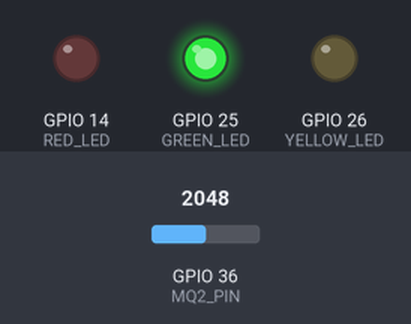
The sketch below on a simulated ESP32. Parts: output pins drawn as LEDs (lit = HIGH). Inputs (shaded band) come from the test bench; at power-on: GPIO 36 (MQ2_PIN) = 2048. What the sketch prints to the serial monitor is not drawn.

Above: at 1.8 s.
1.9 s: GPIO 36 (MQ2_PIN) set to 3445
3.4 s: GPIO 36 (MQ2_PIN) set to 3569
At 4.3 s:
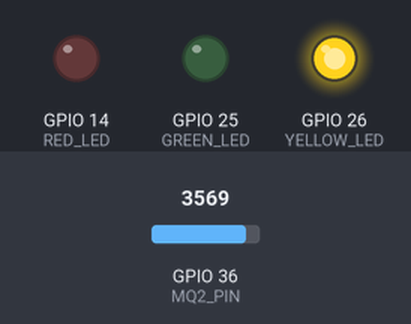
5.5 s: GPIO 36 (MQ2_PIN) set to 3603
At 7.0 s:
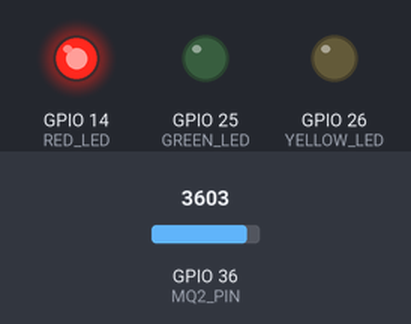
7.5 s: GPIO 36 (MQ2_PIN) set to 3460
At 8.6 s:
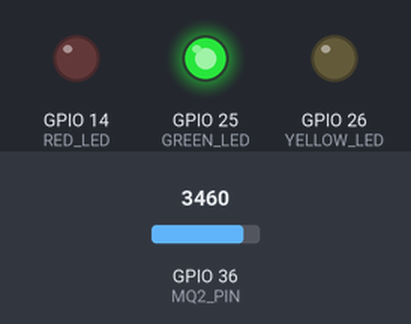
9.5 s: GPIO 36 (MQ2_PIN) set to 3540
At 11.4 s:
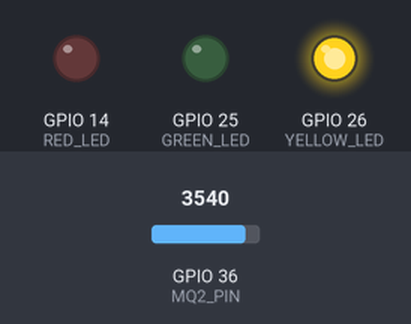
Timing chart, 0 to 12.5 s (numbered marks = the images above; inputs shaded):
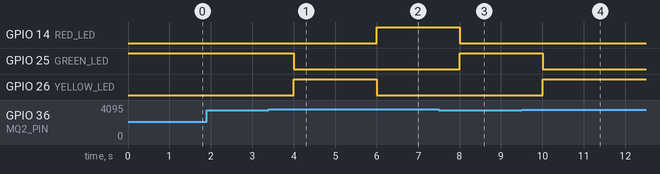

The sketch:

MQ2_Gas_Sensor.ino
```cpp
#define MQ2_PIN 36     // Analog input pin for MQ2 Gas Sensor
#define GREEN_LED 25   // Green LED (Safe Gas Level)
#define YELLOW_LED 26  // Yellow LED (Moderate Gas Level)
#define RED_LED 14     // Red LED (High Gas Level)

void setup() {
  Serial.begin(115200);
  pinMode(MQ2_PIN, INPUT);
  pinMode(GREEN_LED, OUTPUT);
  pinMode(YELLOW_LED, OUTPUT);
  pinMode(RED_LED, OUTPUT);

  // Enable full voltage range for ESP32 ADC
  analogSetPinAttenuation(MQ2_PIN, ADC_11db);

  // Ensure LEDs start in the correct state
  digitalWrite(GREEN_LED, HIGH);   // Green LED ON at start (Safe)
  digitalWrite(YELLOW_LED, LOW);   // Yellow LED OFF at start
  digitalWrite(RED_LED, LOW);      // Red LED OFF at start

  Serial.println("MQ-2 Gas Sensor Test");
}

void loop() {
  int rawValue = analogRead(MQ2_PIN);  // Read ADC value
  float voltage = rawValue * (3.3 / 4095.0);  // Convert ADC value to voltage

  Serial.print("Raw ADC Value: ");
  Serial.print(rawValue);
  Serial.print(" | Voltage: ");
  Serial.print(voltage);
  Serial.println("V");

  // Define Gas level thresholds based on ADC readings
  if (rawValue < 3500) {  // Safe Gas Level
    Serial.println("🟢 Safe Gas Level ✅");
    digitalWrite(GREEN_LED, HIGH);  // Green LED ON
    digitalWrite(YELLOW_LED, LOW);  // Yellow LED OFF
    digitalWrite(RED_LED, LOW);     // Red LED OFF
  }
  else if (rawValue >= 3500 && rawValue < 3600) {  // Moderate Gas Level
    Serial.println("🟡 Moderate Gas Level ⚠️");
    digitalWrite(GREEN_LED, LOW);   // Green LED OFF
    digitalWrite(YELLOW_LED, HIGH); // Yellow LED ON
    digitalWrite(RED_LED, LOW);     // Red LED OFF
  }
  else {  // High Gas Level
    Serial.println("🔴 HIGH GAS LEVEL DETECTED! 🚨");
    digitalWrite(GREEN_LED, LOW);   // Green LED OFF
    digitalWrite(YELLOW_LED, LOW);  // Yellow LED OFF
    digitalWrite(RED_LED, HIGH);    // Red LED ON
  }

  delay(1000);  // Wait before next reading
}
```

Measured:
- the behaviour switches between 3499 and 3500 on GPIO 36 (MQ2_PIN) (found by bisection; images 0 and 1)
- after the input at 1.9 s, every drawn part: stays the same
- after the input at 3.4 s, GPIO 25 (GREEN_LED): HIGH → LOW after 0.60 s; GPIO 26 (YELLOW_LED): LOW → HIGH after 0.60 s
- after the input at 5.5 s, GPIO 14 (RED_LED): LOW → HIGH after 0.51 s; GPIO 26 (YELLOW_LED): HIGH → LOW after 0.51 s
- after the input at 7.5 s, GPIO 14 (RED_LED): HIGH → LOW after 0.51 s; GPIO 25 (GREEN_LED): LOW → HIGH after 0.51 s
- after the input at 9.5 s, GPIO 25 (GREEN_LED): HIGH → LOW after 0.51 s; GPIO 26 (YELLOW_LED): LOW → HIGH after 0.51 s
